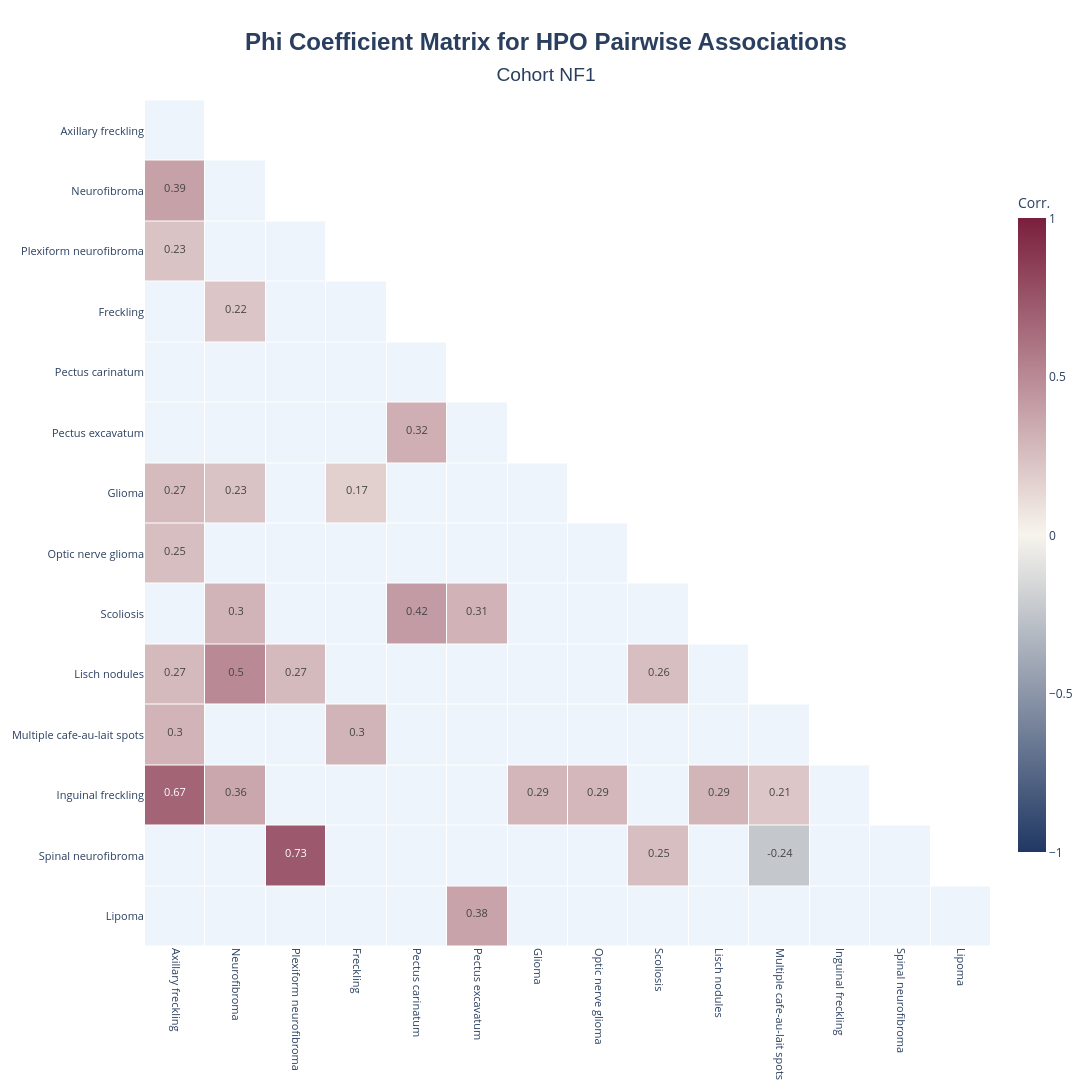

Notebook code cell kept with this figure:
### Code cell
results.plot_correlation_heatmap_with_significance(
    title="Cohort NF1",
)

### Figure 1 — Plotly figure (JSON) as saved in the notebook; plotly's stock layout.template omitted (floating-point values rounded to 4 significant figures; data arrays with more than 128 entries replaced by an {"elided": "..."} marker saying what was removed)
{"data": [{"colorscale": [[0, "#eef4fb"], [1, "#eef4fb"]], "hoverinfo": "skip", "showscale": false, "type": "heatmap", "x": ["Axillary freckling", "Neurofibroma", "Plexiform neurofibroma", "Freckling", "Pectus carinatum", "Pectus excavatum", "Glioma", "Optic nerve glioma", "Scoliosis", "Lisch nodules", "Multiple cafe-au-lait spots", "Inguinal freckling", "Spinal neurofibroma", "Lipoma"], "xgap": 1, "y": ["Axillary freckling", "Neurofibroma", "Plexiform neurofibroma", "Freckling", "Pectus carinatum", "Pectus excavatum", "Glioma", "Optic nerve glioma", "Scoliosis", "Lisch nodules", "Multiple cafe-au-lait spots", "Inguinal freckling", "Spinal neurofibroma", "Lipoma"], "ygap": 1, "z": {"elided": "14x14 float values"}}, {"colorbar": {"len": 0.8, "thickness": 28, "title": {"text": "Corr."}}, "colorscale": [[0, "#203864"], [0.5, "#F7F4ED"], [1, "#7A1F3D"]], "hoverinfo": "text", "hovertext": {"elided": "14x14 str values"}, "text": {"elided": "14x14 str values"}, "texttemplate": "<span style='font-size:11px'>%{text}</span>", "type": "heatmap", "x": ["Axillary freckling", "Neurofibroma", "Plexiform neurofibroma", "Freckling", "Pectus carinatum", "Pectus excavatum", "Glioma", "Optic nerve glioma", "Scoliosis", "Lisch nodules", "Multiple cafe-au-lait spots", "Inguinal freckling", "Spinal neurofibroma", "Lipoma"], "xgap": 1, "y": ["Axillary freckling", "Neurofibroma", "Plexiform neurofibroma", "Freckling", "Pectus carinatum", "Pectus excavatum", "Glioma", "Optic nerve glioma", "Scoliosis", "Lisch nodules", "Multiple cafe-au-lait spots", "Inguinal freckling", "Spinal neurofibroma", "Lipoma"], "ygap": 1, "z": {"elided": "14x14 float values"}, "zmax": 1, "zmid": 0, "zmin": -1}], "layout": {"height": 1197, "paper_bgcolor": "white", "plot_bgcolor": "white", "title": {"font": {"family": "Arial", "size": 24}, "text": "<b>Phi Coefficient Matrix for HPO Pairwise Associations</b><br><span style='font-size:0.8em'>Cohort NF1</span>", "x": 0.5, "xanchor": "center", "yanchor": "top"}, "width": 1197, "xaxis": {"tickangle": 90, "tickfont": {"size": 11}}, "yaxis": {"autorange": "reversed", "scaleanchor": "x", "scaleratio": 1, "tickfont": {"size": 11}}}}
